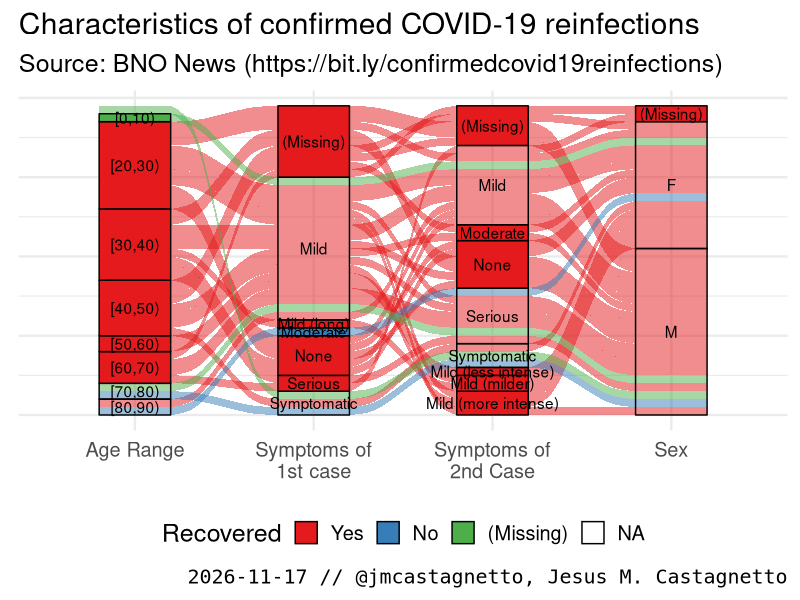
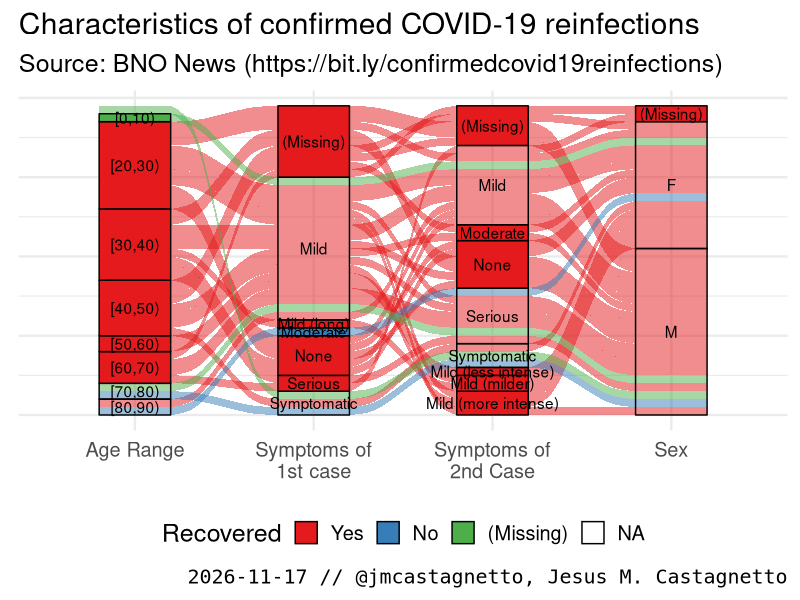

The R source for these figures, in order:
library(tidyverse)
library(ggalluvial)

confirmed <- read_csv(
  "data/covid19_confirmed_reinfections.csv",
  na = c("", "-", "NA", "N/A")
) %>%
  mutate(
    age_range = cut(age,
                    breaks = seq(0, 100, by = 10),
                    right = FALSE,
                    ordered_result = TRUE),
    gender = factor(
      replace_na(gender, "(Missing)"),
      levels = c("F", "M", "(Missing)"),
      ordered = FALSE
    ),
    symptoms_1st_case = replace_na(symptoms_1st_case, "(Missing)"),
    symptoms_2nd_case = replace_na(symptoms_2nd_case, "(Missing)"),
    recovered = factor(
       replace_na(recovered, "(Missing)"),
       levels = c("Yes", "No", "(Missing)"),
       ordered = FALSE
    )
  ) %>%
  rename(
    Recovered = recovered
  )

p1 <- ggplot(
  confirmed,
  aes(
    axis1 = age_range,
    axis2 = symptoms_1st_case,
    axis3 = symptoms_2nd_case,
    axis4 = gender,
    fill = Recovered
  )
) +
  scale_x_discrete(
    limits = c("Age Range", "Symptoms of\n1st case", "Symptoms of\n2nd Case", "Sex"),
    expand = c(.2, .05)) +
  scale_fill_brewer(type = "qual", palette = "Set1") +
  geom_alluvium(aes(fill = Recovered), width = .4) +
  geom_stratum(width = .4) +
  geom_text(stat = "stratum",
            aes(label = after_stat(stratum))) +
  labs(
    title = "Characteristics of confirmed COVID-19 reinfections",
    subtitle = "Source: BNO News (https://bit.ly/confirmedcovid19reinfections)",
    caption = paste0(Sys.Date(), " // @jmcastagnetto, Jesus M. Castagnetto")
  ) +
  theme_minimal(18) +
  theme(
    axis.text.y = element_blank(),
    legend.position = "bottom",
    plot.caption = element_text(family = "Inconsolata")
  )
p1

fname <- paste0(
  format(Sys.Date(), "%Y%m%d"),
  "-characteristics-covid19-reinfections.png"
)

ggsave(
  plot = p1,
  filename = fname,
  width = 16,
  height = 8
)
